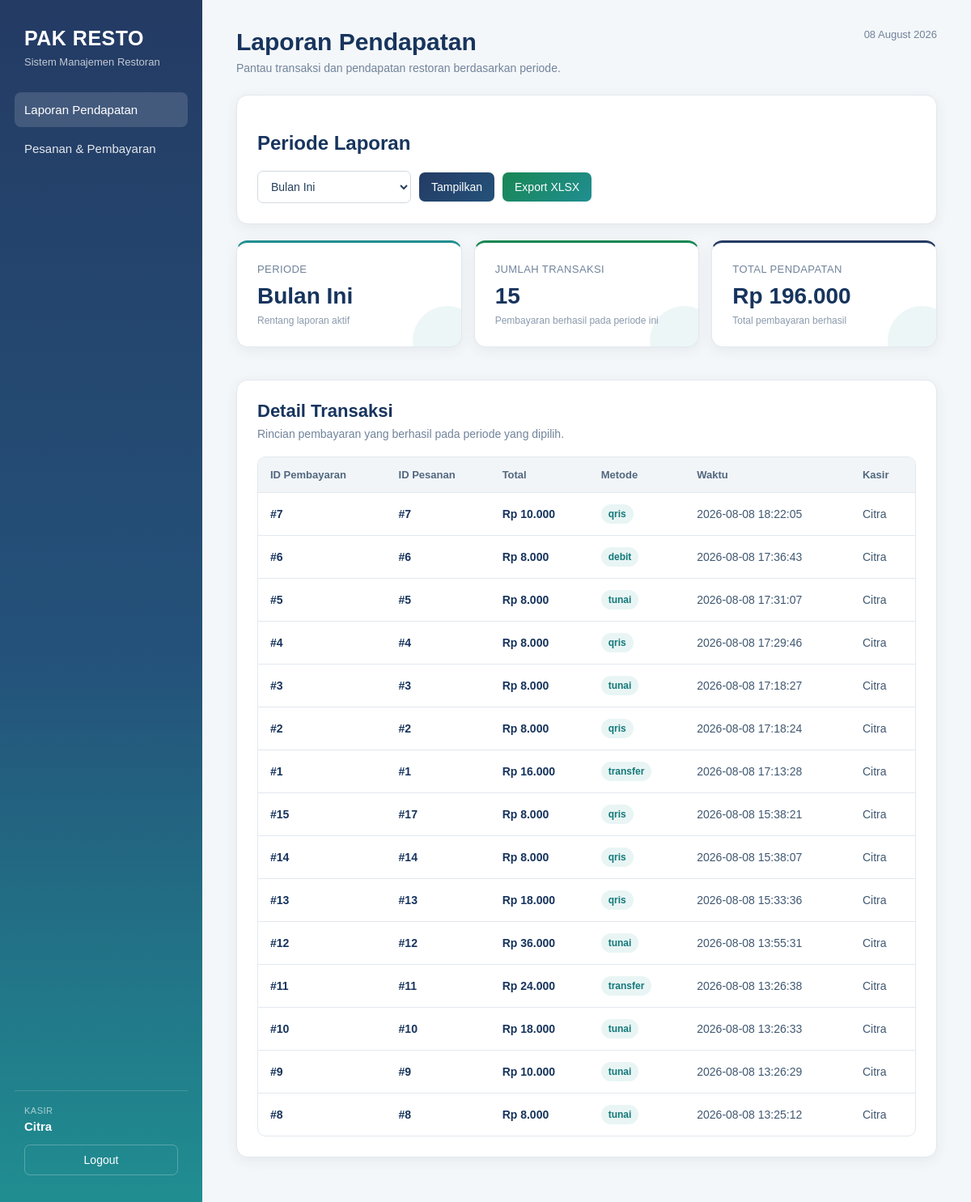
The page /pemilik/index.php (signed in) on the database its author committed.
### tables this page shows
CREATE TABLE `pembayaran` (
  `id_pembayaran` int(11) NOT NULL,
  `id_pesanan` int(11) NOT NULL,
  `id_pegawai` int(11) NOT NULL,
  `total_bayar` decimal(12,2) NOT NULL,
  `metode_bayar` varchar(20) NOT NULL,
  `status_validasi` varchar(20) NOT NULL,
  `waktu_bayar` datetime NOT NULL
);

CREATE TABLE `pegawai` (
  `id_pegawai` int(11) NOT NULL,
  `nama_pegawai` varchar(100) NOT NULL,
  `role` varchar(20) NOT NULL,
  `username` varchar(50) NOT NULL,
  `password` varchar(100) NOT NULL
);

### pemilik/index.php (the view, shortened to what this page needs)
<?php
require_once "../config/database.php";
$periode =
    $_GET['periode'] ?? 'bulan';
switch ($periode) {
    case 'bulan':
    default:
        $tanggal_mulai =
            date('Y-m-01');
        $tanggal_selesai =
            date('Y-m-t');
        $label_periode =
            'Bulan Ini';
        break;
}
$sql = "
    SELECT
        pb.id_pembayaran,
        pb.id_pesanan,
        pb.total_bayar,
        pb.metode_bayar,
        pb.waktu_bayar,
        pg.nama_pegawai
    FROM pembayaran pb
    INNER JOIN pegawai pg
        ON pb.id_pegawai =
           pg.id_pegawai
    WHERE
        pb.status_validasi =
        'berhasil'
    AND DATE(pb.waktu_bayar)
        BETWEEN ? AND ?
    ORDER BY
        pb.waktu_bayar DESC
";
$stmt =
    $conn->prepare($sql);
$stmt->bind_param(
    "ss",
    $tanggal_mulai,
    $tanggal_selesai
);
$stmt->execute();
$result =
    $stmt->get_result();
$total_pendapatan = 0;
$jumlah_transaksi = 0;
$transaksi = [];
while (
    $row =
    $result->fetch_assoc()
) {
    $total_pendapatan +=
        (float)
        $row['total_bayar'];
    $jumlah_transaksi++;
    $transaksi[] =
        $row;
}
?>
<!DOCTYPE html>
<html lang="id">
<head>
</head>
<body>
<div class="page">
    <aside class="sidebar">
        <div class="brand">
            <h1 class="brand-title">PAK RESTO</h1>
            <div class="brand-subtitle">
                Sistem Manajemen Restoran
            </div>
        </div>
        <nav class="sidebar-menu">
            <a
                href="index.php"
                class="sidebar-link active"
            >
                Laporan Pendapatan
            </a>
            <?php if ($_SESSION['role'] === 'kasir'): ?>
                <a
                    href="../kasir/index.php"
                    class="sidebar-link"
                >
                    Pesanan & Pembayaran
                </a>
            <?php endif; ?>
        </nav>
        <div class="sidebar-bottom">
            <div class="user-label">
                <?= ucfirst(
                    htmlspecialchars($_SESSION['role'])
                ) ?>
            </div>
            <div class="user-name">
                <?= htmlspecialchars(
                    $_SESSION['nama_pegawai']
                ) ?>
            </div>
            <a
                href="../auth/logout.php"
                class="logout"
            >
                Logout
            </a>
        </div>
    </aside>
    <main class="main">
        <div class="page-header">
            <div>
                <h2 class="page-title">
                    Laporan Pendapatan
                </h2>
                <div class="page-description">
                    Pantau transaksi dan pendapatan restoran berdasarkan periode.
                </div>
            </div>
            <div class="date-box">
                <?= date('d F Y') ?>
            </div>
        </div>
    <div class="card">
        <h2>
            Periode Laporan
        </h2>
        <form
            method="GET"
            class="filter"
        >
            <select
                name="periode"
            >
                <option
                    value="bulan"
                    <?= $periode === 'bulan'
                        ? 'selected'
                        : '' ?>
                >
                    Bulan Ini
                </option>
            </select>
            <button
                type="submit"
                class="button"
            >
                Tampilkan
            </button>
            <a
                href="export_laporan.php?periode=<?= urlencode($periode) ?>"
                class="button button-export"
            >
                Export XLSX
            </a>
        </form>
    </div>
    <div class="summary">
        <div class="card summary-card">
            <div class="summary-label">Periode</div>
            <div class="summary-value"><?= $label_periode ?></div>
            <div class="summary-note">Rentang laporan aktif</div>
        </div>
        <div class="card summary-card">
            <div class="summary-label">Jumlah Transaksi</div>
            <div class="summary-value"><?= $jumlah_transaksi ?></div>
            <div class="summary-note">Pembayaran berhasil pada periode ini</div>
        </div>
        <div class="card summary-card">
            <div class="summary-label">Total Pendapatan</div>
            <div class="summary-value">Rp <?= number_format($total_pendapatan, 0, ',', '.') ?></div>
            <div class="summary-note">Total pembayaran berhasil</div>
        </div>
    </div>
    <div class="card">
        <h2 class="card-title">
            Detail Transaksi
        </h2>
        <p class="card-description" style="margin-bottom:20px;">
            Rincian pembayaran yang berhasil pada periode yang dipilih.
        </p>
        <?php
        if (
            count($transaksi) === 0
        ):
        ?>
            <div class="empty">
                Tidak ada transaksi
                pada periode ini.
            </div>
        <?php
        else:
        ?>
            <div class="table-wrapper">
            <table>
                <thead>
                    <tr>
                        <th>
                            ID Pembayaran
                        </th>
                        <th>
                            ID Pesanan
                        </th>
                        <th>
                            Total
                        </th>
                        <th>
                            Metode
                        </th>
                        <th>
                            Waktu
                        </th>
                        <th>
                            Kasir
                        </th>
                    </tr>
                </thead>
                <tbody>
                    <?php
                    foreach (
                        $transaksi
                        as $row
                    ):
                    ?>
                        <tr>
                            <td class="payment-id">
                                #<?= $row[
                                    'id_pembayaran'
                                ] ?>
                            </td>
                            <td class="order-id">
                                #<?= $row[
                                    'id_pesanan'
                                ] ?>
                            </td>
                            <td class="amount">
                                Rp <?= number_format(
                                    $row['total_bayar'],
                                    0,
                                    ',',
                                    '.'
                                ) ?>
                            </td>
                            <td>
                                <span class="method">
                                    <?= htmlspecialchars(
                                        $row['metode_bayar']
                                    ) ?>
                                </span>
                            </td>
                            <td>
                                <?= $row[
                                    'waktu_bayar'
                                ] ?>
                            </td>
                            <td>
                                <?= htmlspecialchars(
                                    $row[
                                        'nama_pegawai'
                                    ]
                                ) ?>
                            </td>
                        </tr>
                    <?php
                    endforeach;
                    ?>
                </tbody>
            </table>
            </div>
        <?php
        endif;
        ?>
    </div>
    </main>
</div>
</body>
</html>

### pemilik/index.php (style rules this page uses)
* { box-sizing: border-box; }
html { scroll-behavior: smooth; }
body { margin: 0; font-family: Arial, sans-serif; background: #f4f7f9; color: #17345d; }
.page { min-height: 100vh; display: flex; }
.sidebar { width: 250px; min-height: 100vh; position: fixed; left: 0; top: 0; bottom: 0; padding: 28px 18px; background: linear-gradient( 180deg, #243b64 0%, #24527a 55%, #208e91 100% ); color: white; display: flex; flex-direction: column; }
.brand { padding: 5px 12px 30px; }
.brand-title { margin: 0; font-size: 25px; font-weight: 800; letter-spacing: .5px; }
.brand-subtitle { margin-top: 7px; font-size: 13px; color: rgba(255,255,255,.72); }
.sidebar-menu { display: flex; flex-direction: column; gap: 5px; }
.sidebar-link { display: block; padding: 13px 12px; border-radius: 8px; color: rgba(255,255,255,.88); text-decoration: none; font-size: 15px; transition: .2s ease; }
.sidebar-link:hover, .sidebar-link.active { background: rgba(255,255,255,.14); color: white; }
.sidebar-bottom { margin-top: auto; padding: 18px 12px 5px; border-top: 1px solid rgba(255,255,255,.15); }
.user-label { font-size: 11px; color: rgba(255,255,255,.62); margin-bottom: 5px; text-transform: uppercase; letter-spacing: .5px; }
.user-name { font-size: 15px; font-weight: bold; margin-bottom: 14px; }
.logout { display: block; width: 100%; padding: 10px 12px; border-radius: 7px; border: 1px solid rgba(255,255,255,.25); color: white; text-decoration: none; text-align: center; font-size: 14px; transition: .2s ease; }
.main { margin-left: 250px; width: calc(100% - 250px); min-height: 100vh; padding: 35px 42px; }
.page-header { display: flex; justify-content: space-between; align-items: flex-start; margin-bottom: 25px; }
.page-title { margin: 0; font-size: 30px; color: #17345d; }
.page-description { margin-top: 7px; color: #71839b; font-size: 14px; }
.date-box { color: #71839b; font-size: 13px; text-align: right; }
.card { background: white; padding: 25px; border-radius: 14px; margin-bottom: 20px; border: 1px solid #e2e8ee; box-shadow: 0 4px 16px rgba(31,55,80,.07); }
.card-title { margin: 0; color: #17345d; font-size: 22px; }
.card-description { margin: 7px 0 0; color: #71839b; font-size: 14px; }
.filter { display: flex; gap: 10px; align-items: center; flex-wrap: wrap; margin-top: 18px; }
select { min-width: 190px; padding: 10px 12px; border: 1px solid #d2d9df; border-radius: 7px; background: white; color: #263f5d; font-size: 14px; }
.button { display: inline-block; padding: 10px 15px; border: none; border-radius: 7px; background: linear-gradient(135deg,#243b64,#24527a); color: white; text-decoration: none; cursor: pointer; font-size: 14px; transition: .2s ease; }
.button-export { background: linear-gradient(135deg,#198754,#208e91); }
.summary { display: grid; grid-template-columns: repeat(3, 1fr); gap: 15px; margin-bottom: 20px; }
.summary-card { position: relative; overflow: hidden; min-height: 130px; }
.summary-card::after { content: ""; position: absolute; width: 85px; height: 85px; right: -25px; bottom: -35px; border-radius: 50%; background: rgba(32,142,145,.08); }
.summary-card:nth-child(1) { border-top: 3px solid #208e91; }
.summary-card:nth-child(2) { border-top: 3px solid #198754; }
.summary-card:nth-child(3) { border-top: 3px solid #243b64; }
.summary-label { color: #71839b; font-size: 13px; text-transform: uppercase; letter-spacing: .4px; margin-bottom: 10px; }
.summary-value { color: #17345d; font-size: 28px; font-weight: 700; }
.summary-note { color: #8b9aad; font-size: 12px; margin-top: 7px; }
.table-wrapper { overflow-x: auto; border: 1px solid #e2e8ee; border-radius: 10px; }
table { width: 100%; border-collapse: collapse; min-width: 720px; }
th, td { padding: 14px 15px; border-bottom: 1px solid #e2e8ee; text-align: left; }
th { background: #f1f5f8; color: #52677f; font-size: 13px; font-weight: 700; }
td { color: #405871; font-size: 14px; }
tbody tr:last-child td { border-bottom: none; }
.payment-id, .order-id { font-weight: 700; color: #17345d; }
.amount { font-weight: 700; color: #17345d; }
.method { display: inline-block; padding: 5px 9px; border-radius: 999px; background: #e8f5f4; color: #147879; font-size: 12px; font-weight: 700; }

### rows shown on the page
pembayaran: id_pembayaran "7", id_pesanan "7", total_bayar "10.000", metode_bayar "qris", waktu_bayar "2026-08-08 18:22:05", id_pegawai.nama_pegawai "Citra"
pembayaran: id_pembayaran "6", id_pesanan "6", total_bayar "8.000", metode_bayar "debit", waktu_bayar "2026-08-08 17:36:43", id_pegawai.nama_pegawai "Citra"
pembayaran: id_pembayaran "5", id_pesanan "5", total_bayar "8.000", metode_bayar "tunai", waktu_bayar "2026-08-08 17:31:07", id_pegawai.nama_pegawai "Citra"
pembayaran: id_pembayaran "4", id_pesanan "4", total_bayar "8.000", metode_bayar "qris", waktu_bayar "2026-08-08 17:29:46", id_pegawai.nama_pegawai "Citra"
pembayaran: id_pembayaran "3", id_pesanan "3", total_bayar "8.000", metode_bayar "tunai", waktu_bayar "2026-08-08 17:18:27", id_pegawai.nama_pegawai "Citra"
pembayaran: id_pembayaran "2", id_pesanan "2", total_bayar "8.000", metode_bayar "qris", waktu_bayar "2026-08-08 17:18:24", id_pegawai.nama_pegawai "Citra"
pembayaran: id_pembayaran "1", id_pesanan "1", total_bayar "16.000", metode_bayar "transfer", waktu_bayar "2026-08-08 17:13:28", id_pegawai.nama_pegawai "Citra"
pembayaran: id_pembayaran "15", id_pesanan "17", total_bayar "8.000", metode_bayar "qris", waktu_bayar "2026-08-08 15:38:21", id_pegawai.nama_pegawai "Citra"
pembayaran: id_pembayaran "14", id_pesanan "14", total_bayar "8.000", metode_bayar "qris", waktu_bayar "2026-08-08 15:38:07", id_pegawai.nama_pegawai "Citra"
pembayaran: id_pembayaran "13", id_pesanan "13", total_bayar "18.000", metode_bayar "qris", waktu_bayar "2026-08-08 15:33:36", id_pegawai.nama_pegawai "Citra"
pembayaran: id_pembayaran "12", id_pesanan "12", total_bayar "36.000", metode_bayar "tunai", waktu_bayar "2026-08-08 13:55:31", id_pegawai.nama_pegawai "Citra"
pembayaran: id_pembayaran "11", id_pesanan "11", total_bayar "24.000", metode_bayar "transfer", waktu_bayar "2026-08-08 13:26:38", id_pegawai.nama_pegawai "Citra"
pembayaran: id_pembayaran "10", id_pesanan "10", total_bayar "18.000", metode_bayar "tunai", waktu_bayar "2026-08-08 13:26:33", id_pegawai.nama_pegawai "Citra"
pembayaran: id_pembayaran "9", id_pesanan "9", total_bayar "10.000", metode_bayar "tunai", waktu_bayar "2026-08-08 13:26:29", id_pegawai.nama_pegawai "Citra"
pembayaran: id_pembayaran "8", id_pesanan "8", total_bayar "8.000", metode_bayar "tunai", waktu_bayar "2026-08-08 13:25:12", id_pegawai.nama_pegawai "Citra"

### other values the page prints
$_SESSION['role'] "KASIR"
$_SESSION['nama_pegawai'] "Citra"
$label_periode "Bulan Ini"
$jumlah_transaksi "15"
$total_pendapatan "196.000"
